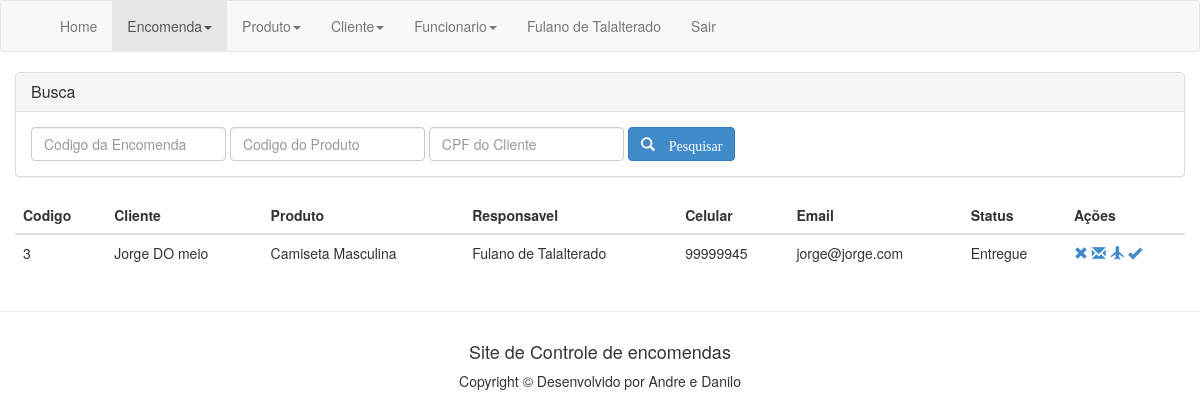
Screenshot of /conEncomenda.php (signed in) with the database file from the repository.
### tables this page shows
CREATE TABLE IF NOT EXISTS `encomenda` (
`codigo_enc` int(11) NOT NULL,
  `fk_func` int(11) NOT NULL,
  `fk_cliente` int(11) NOT NULL,
  `fk_prod` int(11) NOT NULL,
  `data_pedido` varchar(250) DEFAULT NULL,
  `data_prevista` varchar(250) DEFAULT NULL,
  `quantidade` int(11) DEFAULT NULL,
  `status` varchar(250) DEFAULT NULL
);

CREATE TABLE IF NOT EXISTS `cliente` (
`codigo_cli` int(11) NOT NULL,
  `nome` varchar(250) NOT NULL,
  `email` varchar(250) DEFAULT NULL,
  `cpf` varchar(250) DEFAULT NULL,
  `tel_residencial` varchar(50) DEFAULT NULL,
  `tel_celular` varchar(50) DEFAULT NULL,
  `status` binary(1) DEFAULT '0'
);

CREATE TABLE IF NOT EXISTS `produto` (
`codigo_prod` int(11) NOT NULL,
  `nome` varchar(250) NOT NULL,
  `descr` varchar(250) DEFAULT NULL,
  `preco` double DEFAULT NULL,
  `status` binary(1) DEFAULT '0'
);

CREATE TABLE IF NOT EXISTS `funcionario` (
`codigo_func` int(11) NOT NULL,
  `nome` varchar(250) NOT NULL,
  `cpf` varchar(250) DEFAULT NULL,
  `telefone` varchar(50) DEFAULT NULL,
  `email` varchar(250) NOT NULL,
  `senha` varchar(250) NOT NULL,
  `status` binary(1) DEFAULT '0'
);

### conEncomenda.php (the view, shortened to what this page needs)
<!DOCTYPE html>
<html lang="pt_BR">
<head>
	<link rel="stylesheet" type="text/css" href="css/bootstrap.css">
</head>
<body>
	<div class="navbar navbar-default" role="navigation">
	    <div class="container">
			<div class="navbar-collapse collapse">
			    <ul class="nav navbar-nav navbar-left">
					<li><a href="home.php">Home</a></li>
					<li class="dropdown active">
					    <a href="#" class="dropdown-toggle" data-toggle="dropdown">Encomenda<b class="caret"></b></a>
					</li>
					<li class="dropdown">
					    <a href="#" class="dropdown-toggle" data-toggle="dropdown">Produto<b class="caret"></b></a>
					</li>
					<li class="dropdown">
					    <a href="#" class="dropdown-toggle" data-toggle="dropdown">Cliente<b class="caret"></b></a>
					</li>
					<li class="dropdown">
					    <a href="#" class="dropdown-toggle" data-toggle="dropdown">Funcionario<b class="caret"></b></a>
					</li>
					<li><a><?php echo $_SESSION['nomeF'];?></a></li>
					<li><a href="?sair=true">Sair</a></li>
			    </ul>
			</div>
	    </div>
	</div>
<div class="container">
	<div class="row">
		    <div class="panel-group" id="accordion">
		      	<div class="panel panel-default">
		            <div class="panel-heading">
		              <h4 class="panel-title">
		                <a data-toggle="collapse" data-parent="#accordion" href="#collapseOne">Busca</a>
		              </h4>
		            </div>
		            <div id="collapseOne" class="panel-collapse collapse in">
		              <div class="panel-body">
		                <form class="form-inline" method="POST" action="">
							<fieldset>
								<div class="form-group">
							    	<input type="search" class="form-control"  name="icode" placeholder="Codigo da Encomenda">
							    </div>
							    <div class="form-group">
							        <input type="search" class="form-control"  name="icodp" placeholder="Codigo do Produto">
							    </div>
							    <div class="form-group">
							        <input type="search" class="form-control"  name="icpf" placeholder="CPF do Cliente">
							    </div>
							    <div class="form-group">
							            <button type="submit" class="btn btn-primary" name="btnPesq">
							            	<i class="glyphicon glyphicon-search"> Pesquisar </i>
							            </button>
							    </div>
						    </fieldset>
						</form>
		              </div>
		            </div>
		      	</div>
		    </div>
		<table cellpadding="0" cellspacing="0" class="table">
			<thead>
				<th>Codigo</th>
				<th>Cliente</th>
				<th>Produto</th>
				<th>Responsavel</th>
				<th>Celular</th>
				<th>Email</th>
				<th>Status</th>
				<th>Ações</th>
			</thead>
			<tbody>
					<?php
					$link = conectar();
					$sql = "SELECT * FROM encomenda JOIN cliente ON fk_cliente = codigo_cli JOIN funcionario ON fk_func = codigo_func JOIN produto ON fk_prod = codigo_prod";
					$res = mysqli_query($link,$sql);
					while ($dados = mysqli_fetch_array($res)){
						echo "<tr>";
						echo "<td>".$dados['codigo_enc']."</td>";
						echo "<td>".$dados[9]."</td>";
						echo "<td>".$dados[23]."</td>";
						echo "<td>".$dados[16]."</td>";
						echo "<td>".$dados['tel_celular']."</td>";
						echo "<td>".$dados[10]."</td>";
						$stado = $dados[7];
						if(empty($stado))
							echo "<td><spam>".calcularStatus($dados['data_prevista'])."</spam></td>";
						else
							echo "<td><spam>$stado</spam></td>";
						$id = base64_encode($dados['codigo_enc']);
						echo "<td><a href='frmEncomenda.php?tela=excluir&id=".$id."' title='Excluir Encomenda'> <spam class='glyphicon glyphicon-remove'> </spam> </a>";
						echo "<a href='?tela=entregaPos&id=".$id."' title='Encomenda Postada'> <spam class='glyphicon glyphicon-envelope'> </spam> </a>";
						echo "<a href='?tela=entregaTrans&id=".$id."' title='Encomenda em Transito'> <spam class='glyphicon glyphicon-plane'> </spam> </a>";
						echo "<a href='?tela=entregaok&id=".$id."' title='Encomenda Entregue'> <spam class='glyphicon glyphicon-ok'> </spam> </a></td>";
						echo "</tr>";
					}
					?>
			</tbody>
		</table>
	</div>
</div>
<footer id="footer">
	<hr>
	<div class="container">
		<div class="col-lg-4 text-center"></div>
		<div class="col-lg-4 text-center">
			<h4 class='intro-text text-center'>
				Site de Controle de encomendas
			</h4>
		</div>
		<div class="col-lg-4 text-center"></div>
	</div>
	<div class="container">
		<div class="col-lg-4 text-center"></div>
		<div class="col-lg-4 text-center">
				Copyright &copy; Desenvolvido por Andre e Danilo
		</div>
		<div class="col-lg-4 text-center"></div>
	</div>
</footer>
</body>
</html>

### rows the page displays
encomenda: codigo_enc "3", fk_cliente.nome "Jorge DO meio", produto.nome "Camiseta Masculina", funcionario.nome "Fulano de Talalterado", fk_cliente.tel_celular "99999945", fk_cliente.email "jorge@jorge.com", status "Entregue"

### other values shown
$_SESSION['nomeF'] "Fulano de Talalterado"
